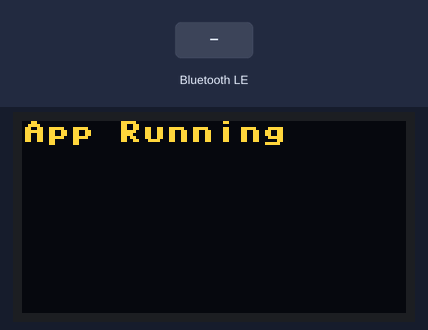
Simulated run of this program. Board: ESP32 board running MicroPython. On the bench: 128×64 one-colour display. Inputs (shaded band) come from the test bench. The OLED is the two-colour kind (top 16 rows yellow); nothing arrives over Bluetooth unless stated; the interpreter's speed is modelled, so counts of loop turns are approximate; library files of the repository ran but are not shown: ssd1306.py; what the program prints to the serial console is not drawn.

Above: at 1.3 s.
1.4 s: "1" written over Bluetooth
Timing chart, 0 to 4.4 s (numbered marks = the images above; inputs shaded):
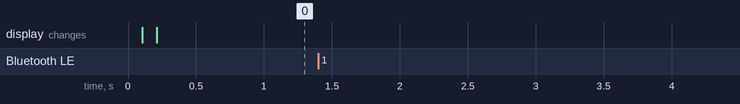

The program:

main.py
```python
import aioble
import asyncio
import bluetooth
import ssd1306
from machine import Pin, I2C

SERVICE_UUID = bluetooth.UUID("7b100000-8a2f-4d91-b6c3-5e8f2a1d0001")
READ_OLED_UUID = bluetooth.UUID("7b100000-8a2f-4d91-b6c3-5e8f2a1d0002")
WRITE_TEXT_OLED_UUID = bluetooth.UUID("7b100000-8a2f-4d91-b6c3-5e8f2a1d0003")

# ================= COMMANDS =================

ADD_TEXT = 0x01

# Vertical alignment
TOP = 0x00
CENTER_V = 0x01
BOTTOM = 0x02

# Horizontal alignment
LEFT = 0x00
CENTER_H = 0x01
RIGHT = 0x02

Service = aioble.Service(SERVICE_UUID)

READ_CHARACTERISTIC = aioble.Characteristic(Service, READ_OLED_UUID, read=True)
WRITE_TEXT_CHARACTERISTIC = aioble.Characteristic(Service, WRITE_TEXT_OLED_UUID, write=True)

aioble.register_services(Service)

i2c = I2C(
    0,
    scl=Pin(22),
    sda=Pin(21),
    freq=100000
)

oled = ssd1306.SSD1306_I2C(128, 64, i2c)
oled.contrast(100)


# دریافت ماتریس وضعیت OLED
def compress_rle(data):
    result = bytearray()

    i = 0

    while i < len(data):
        value = data[i]
        count = 1

        while (
                i + count < len(data)
                and data[i + count] == value
                and count < 255
        ):
            count += 1

        result.append(count)
        result.append(value)

        i += count

    return result


def compress_oled(oled):
    # Original OLED buffer
    raw = oled.buffer

    # RLE compression
    compressed = compress_rle(raw)

    # Select smallest
    if len(compressed) < len(raw):

        # Header 1 = RLE
        return bytes([1]) + compressed

    else:

        # Header 0 = RAW
        return bytes([0]) + raw


# data = compress_oled(oled)
READ_CHARACTERISTIC.write(compress_oled(oled))


async def draw_text(text, vertical, horizontal):
    oled.fill(0)
    text_width = len(text) * 8
    text_height = 8

    # Horizontal position
    if horizontal == LEFT:
        x = 0

    elif horizontal == CENTER_H:
        x = (128 - text_width) // 2

    elif horizontal == RIGHT:
        x = 128 - text_width

    else:
        return

    # Vertical position
    if vertical == TOP:
        y = 0

    elif vertical == CENTER_V:
        y = (64 - text_height) // 2

    elif vertical == BOTTOM:
        y = 64 - text_height

    else:
        return

    oled.text(text, x, y)
    oled.show()
    await asyncio.sleep_ms(0)


async def handle_packet(data):
    try:

        # Minimum header size = 4 bytes
        if len(data) < 4:
            print("Invalid packet")
            return

        command = data[0]
        vertical = data[1]
        horizontal = data[2]
        text_length = data[3]

        # Validate command
        if command != ADD_TEXT:
            print("Unknown command")
            return

        # Validate alignment
        if vertical not in (TOP, CENTER_V, BOTTOM):
            print("Invalid vertical alignment")
            return

        if horizontal not in (LEFT, CENTER_H, RIGHT):
            print("Invalid horizontal alignment")
            return

        # Validate packet length
        if len(data) != 4 + text_length:
            print("Invalid text length")
            return

        # Extract UTF-8 text
        text = data[4:].decode("utf-8")

        # Draw
        await draw_text(text, vertical, horizontal)

        print("Text:", text)
        print("Position:", vertical, horizontal)

    except Exception as e:
        print("Packet error:", e)


async def write_handler():
    while True:

        connection = await WRITE_TEXT_CHARACTERISTIC.written()

        if not connection.is_connected():
            continue

        try:

            await handle_packet(WRITE_TEXT_CHARACTERISTIC.read())

        except Exception as e:
            print("Write Error:", e)


async def init():
    oled.fill(0)
    oled.text("App Running", 0, 0)
    oled.show()


async def RunBle():
    print("starting ble...")
    while True:
        print("Advertiseing runing")
        async with await aioble.advertise(250_000, name="ESP32", services=[SERVICE_UUID]) as connection:
            print("connect seccesfully")

            await connection.disconnected()
            print("disconnect")


async def RunMultiply():
    await init()

    tasks = [
        asyncio.create_task(RunBle()),
        asyncio.create_task(write_handler())
    ]

    await asyncio.gather(*tasks)


asyncio.run(RunMultiply())
```

Measured:
- after the input at 1.4 s, every drawn part: stays the same
